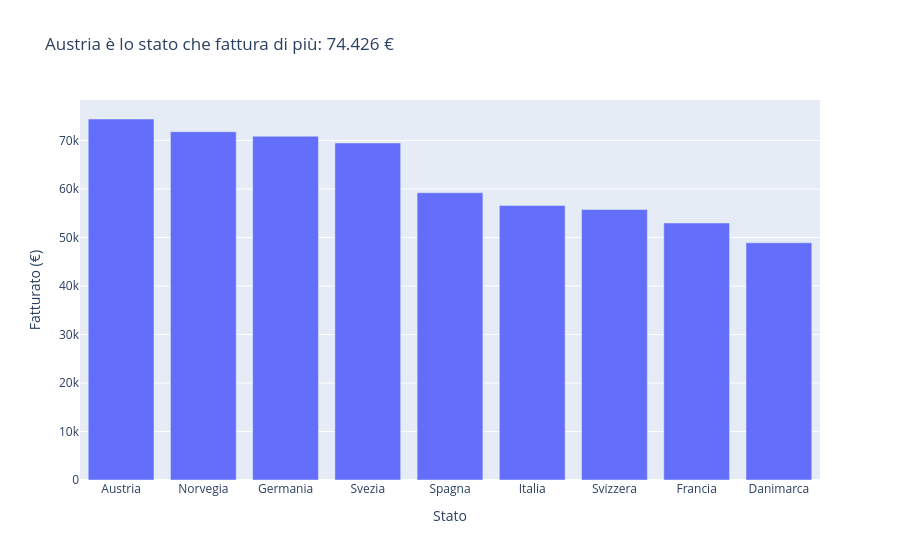

Write notebook code for a chart like this one.
### Markdown cell above
## Task 4 - Punto 3: fatturato per stato con Plotly
Grafico a barre interattivo del fatturato per stato: passando il mouse su ogni barra compaiono quantità totale e numero di transazioni.

### Code cell
import plotly.express as px

per_stato = (
    df_full.groupby("State")
    .agg(Fatturato=("SalesAmount", "sum"),
         Quantita=("Quantity", "sum"),
         Transazioni=("SalesID", "count"))
    .sort_values("Fatturato", ascending=False)
    .reset_index()
)

top = per_stato.iloc[0]
fatturato_top = f"{top['Fatturato']:,.0f}".replace(",", ".")

fig = px.bar(
    per_stato, x="State", y="Fatturato",
    hover_data={"State": False, "Fatturato": ":,.0f", "Quantita": ":,.0f", "Transazioni": True},
    labels={"State": "Stato", "Fatturato": "Fatturato (€)",
            "Quantita": "Quantità totale", "Transazioni": "N. transazioni"},
    title=f"{top['State']} è lo stato che fattura di più: {fatturato_top} €",
)
fig.show()

### Figure 1 — Plotly figure (JSON) as saved in the notebook; plotly's stock layout.template omitted (floating-point values rounded to 4 significant figures)
{"data": [{"customdata": [[1335.0, 278.0], [1240.0, 244.0], [1145.0, 232.0], [1144.0, 230.0], [1068.0, 214.0], [908.0, 184.0], [933.0, 188.0], [877.0, 171.0], [791.0, 159.0]], "hovertemplate": "Fatturato (€)=%{y:,.0f}<br>Quantità totale=%{customdata[0]:,.0f}<br>N. transazioni=%{customdata[1]}<extra></extra>", "legendgroup": "", "marker": {"color": "#636efa", "pattern": {"shape": ""}}, "name": "", "orientation": "v", "showlegend": false, "textposition": "auto", "type": "bar", "x": ["Austria", "Norvegia", "Germania", "Svezia", "Spagna", "Italia", "Svizzera", "Francia", "Danimarca"], "xaxis": "x", "y": [74430.0, 71800.0, 70870.0, 69480.0, 59230.0, 56600.0, 55770.0, 52990.0, 48900.0], "yaxis": "y"}], "layout": {"barmode": "relative", "legend": {"tracegroupgap": 0}, "title": {"text": "Austria è lo stato che fattura di più: 74.426 €"}, "xaxis": {"anchor": "y", "domain": [0, 1], "title": {"text": "Stato"}}, "yaxis": {"anchor": "x", "domain": [0, 1], "title": {"text": "Fatturato (€)"}}}}
